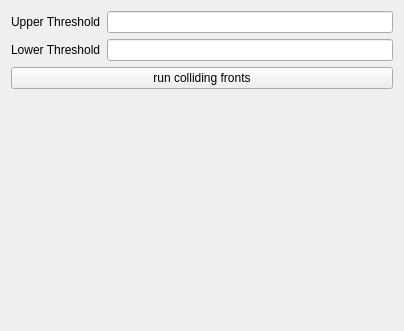
            <widget class="QWidget" name="CFPage">
             <property name="geometry">
              <rect>
               <x>0</x>
               <y>0</y>
               <width>404</width>
               <height>331</height>
              </rect>
             </property>
             <attribute name="label">
              <string>Colliding Fronts</string>
             </attribute>
             <layout class="QVBoxLayout" name="verticalLayout_20">
              <item>
               <widget class="QWidget" name="widget_30" native="true">
                <layout class="QHBoxLayout" name="horizontalLayout_27">
                 <property name="leftMargin">
                  <number>0</number>
                 </property>
                 <property name="topMargin">
                  <number>0</number>
                 </property>
                 <property name="rightMargin">
                  <number>0</number>
                 </property>
                 <property name="bottomMargin">
                  <number>0</number>
                 </property>
                 <item>
                  <widget class="QLabel" name="CFUpperLabel">
                   <property name="text">
                    <string>Upper Threshold</string>
                   </property>
                  </widget>
                 </item>
                 <item>
                  <widget class="QLineEdit" name="CFUpperLineEdit"/>
                 </item>
                </layout>
               </widget>
              </item>
              <item>
               <widget class="QWidget" name="widget_31" native="true">
                <layout class="QHBoxLayout" name="horizontalLayout_28">
                 <property name="leftMargin">
                  <number>0</number>
                 </property>
                 <property name="topMargin">
                  <number>0</number>
                 </property>
                 <property name="rightMargin">
                  <number>0</number>
                 </property>
                 <property name="bottomMargin">
                  <number>0</number>
                 </property>
                 <item>
                  <widget class="QLabel" name="CFLowerLabel">
                   <property name="text">
                    <string>Lower Threshold</string>
                   </property>
                  </widget>
                 </item>
                 <item>
                  <widget class="QLineEdit" name="CFLowerLineEdit"/>
                 </item>
                </layout>
               </widget>
              </item>
              <item>
               <widget class="QPushButton" name="CFButton">
                <property name="text">
                 <string>run colliding fronts</string>
                </property>
               </widget>
              </item>
              <item>
               <spacer name="verticalSpacer_10">
                <property name="orientation">
                 <enum>Qt::Vertical</enum>
                </property>
                <property name="sizeHint" stdset="0">
                 <size>
                  <width>20</width>
                  <height>40</height>
                 </size>
                </property>
               </spacer>
              </item>
             </layout>
            </widget>
